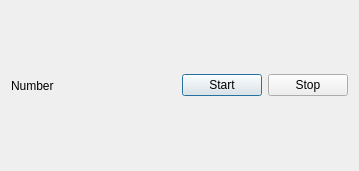
<?xml version="1.0" encoding="UTF-8"?>
<ui version="4.0">
 <class>Dialog</class>
 <widget class="QDialog" name="Dialog">
  <property name="geometry">
   <rect>
    <x>0</x>
    <y>0</y>
    <width>359</width>
    <height>171</height>
   </rect>
  </property>
  <property name="windowTitle">
   <string>Dialog</string>
  </property>
  <layout class="QHBoxLayout" name="horizontalLayout">
   <item>
    <widget class="QLabel" name="label">
     <property name="text">
      <string>Number</string>
     </property>
    </widget>
   </item>
   <item>
    <spacer name="horizontalSpacer">
     <property name="orientation">
      <enum>Qt::Horizontal</enum>
     </property>
     <property name="sizeHint" stdset="0">
      <size>
       <width>40</width>
       <height>20</height>
      </size>
     </property>
    </spacer>
   </item>
   <item>
    <widget class="QPushButton" name="pushButton">
     <property name="text">
      <string>Start</string>
     </property>
    </widget>
   </item>
   <item>
    <widget class="QPushButton" name="pushButton_2">
     <property name="text">
      <string>Stop</string>
     </property>
    </widget>
   </item>
  </layout>
 </widget>
 <layoutdefault spacing="6" margin="11"/>
 <resources/>
 <connections/>
</ui>
